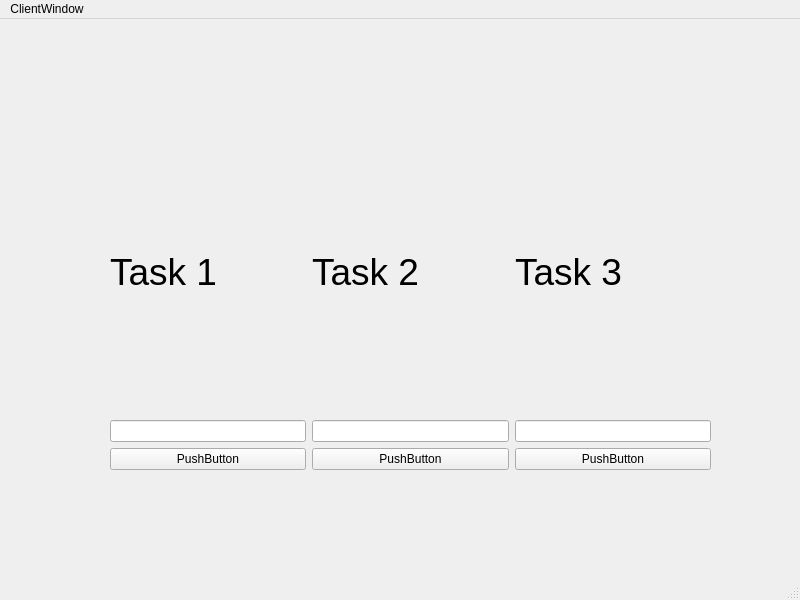
<?xml version="1.0" encoding="UTF-8"?>
<ui version="4.0">
 <class>MainWindow</class>
 <widget class="QMainWindow" name="MainWindow">
  <property name="geometry">
   <rect>
    <x>0</x>
    <y>0</y>
    <width>800</width>
    <height>600</height>
   </rect>
  </property>
  <property name="windowTitle">
   <string>MainWindow</string>
  </property>
  <widget class="QWidget" name="centralwidget">
   <widget class="QWidget" name="verticalLayoutWidget">
    <property name="geometry">
     <rect>
      <x>110</x>
      <y>110</y>
      <width>601</width>
      <height>341</height>
     </rect>
    </property>
    <layout class="QVBoxLayout" name="verticalLayout">
     <item>
      <layout class="QHBoxLayout" name="horizontalLayout">
       <item>
        <widget class="QLabel" name="label">
         <property name="font">
          <font>
           <pointsize>28</pointsize>
          </font>
         </property>
         <property name="text">
          <string>Task 1</string>
         </property>
        </widget>
       </item>
       <item>
        <widget class="QLabel" name="label_2">
         <property name="font">
          <font>
           <pointsize>28</pointsize>
          </font>
         </property>
         <property name="text">
          <string>Task 2</string>
         </property>
        </widget>
       </item>
       <item>
        <widget class="QLabel" name="label_3">
         <property name="font">
          <font>
           <pointsize>28</pointsize>
          </font>
         </property>
         <property name="text">
          <string>Task 3</string>
         </property>
        </widget>
       </item>
      </layout>
     </item>
     <item>
      <layout class="QHBoxLayout" name="horizontalLayout_2">
       <item>
        <widget class="QLineEdit" name="lineEdit"/>
       </item>
       <item>
        <widget class="QLineEdit" name="lineEdit_2"/>
       </item>
       <item>
        <widget class="QLineEdit" name="lineEdit_3"/>
       </item>
      </layout>
     </item>
     <item>
      <layout class="QHBoxLayout" name="horizontalLayout_3">
       <item>
        <widget class="QPushButton" name="pushButton">
         <property name="text">
          <string>PushButton</string>
         </property>
        </widget>
       </item>
       <item>
        <widget class="QPushButton" name="pushButton_2">
         <property name="text">
          <string>PushButton</string>
         </property>
        </widget>
       </item>
       <item>
        <widget class="QPushButton" name="pushButton_3">
         <property name="text">
          <string>PushButton</string>
         </property>
        </widget>
       </item>
      </layout>
     </item>
    </layout>
   </widget>
  </widget>
  <widget class="QMenuBar" name="menubar">
   <property name="geometry">
    <rect>
     <x>0</x>
     <y>0</y>
     <width>800</width>
     <height>25</height>
    </rect>
   </property>
   <widget class="QMenu" name="menuClientWindow">
    <property name="title">
     <string>ClientWindow</string>
    </property>
   </widget>
   <addaction name="menuClientWindow"/>
  </widget>
  <widget class="QStatusBar" name="statusbar"/>
 </widget>
 <resources/>
 <connections/>
</ui>
